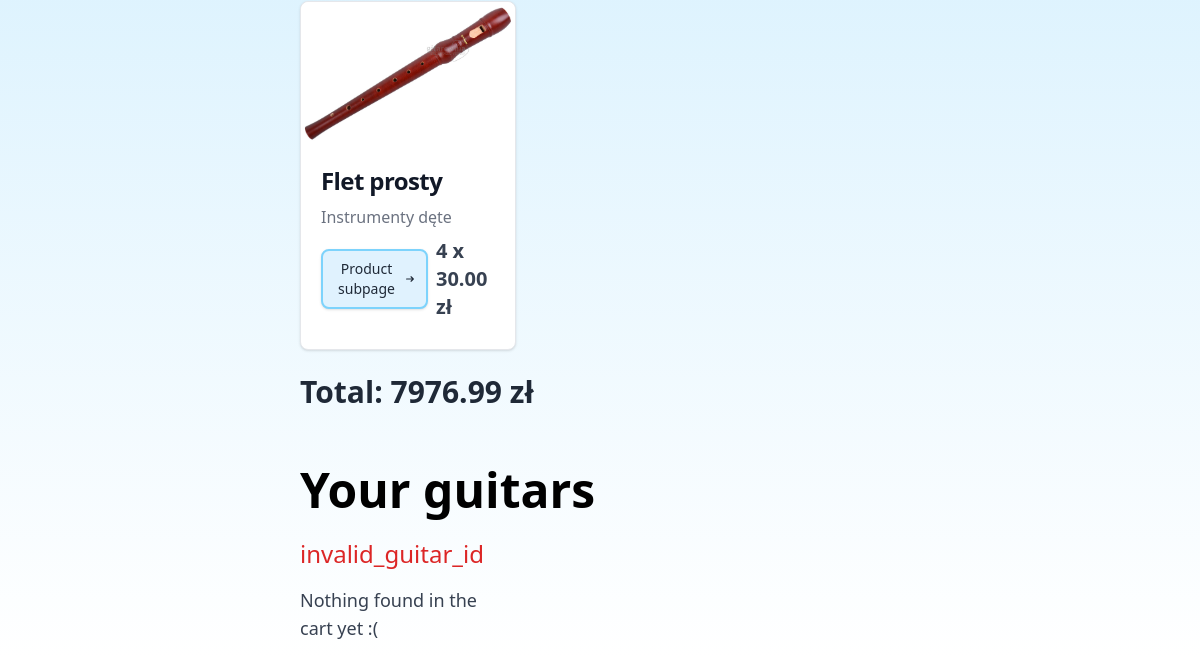
The page /sklep_muzyczny/html/cart.php?mess=invalid_guitar_id (signed in, lower part) on the database as committed earlier.
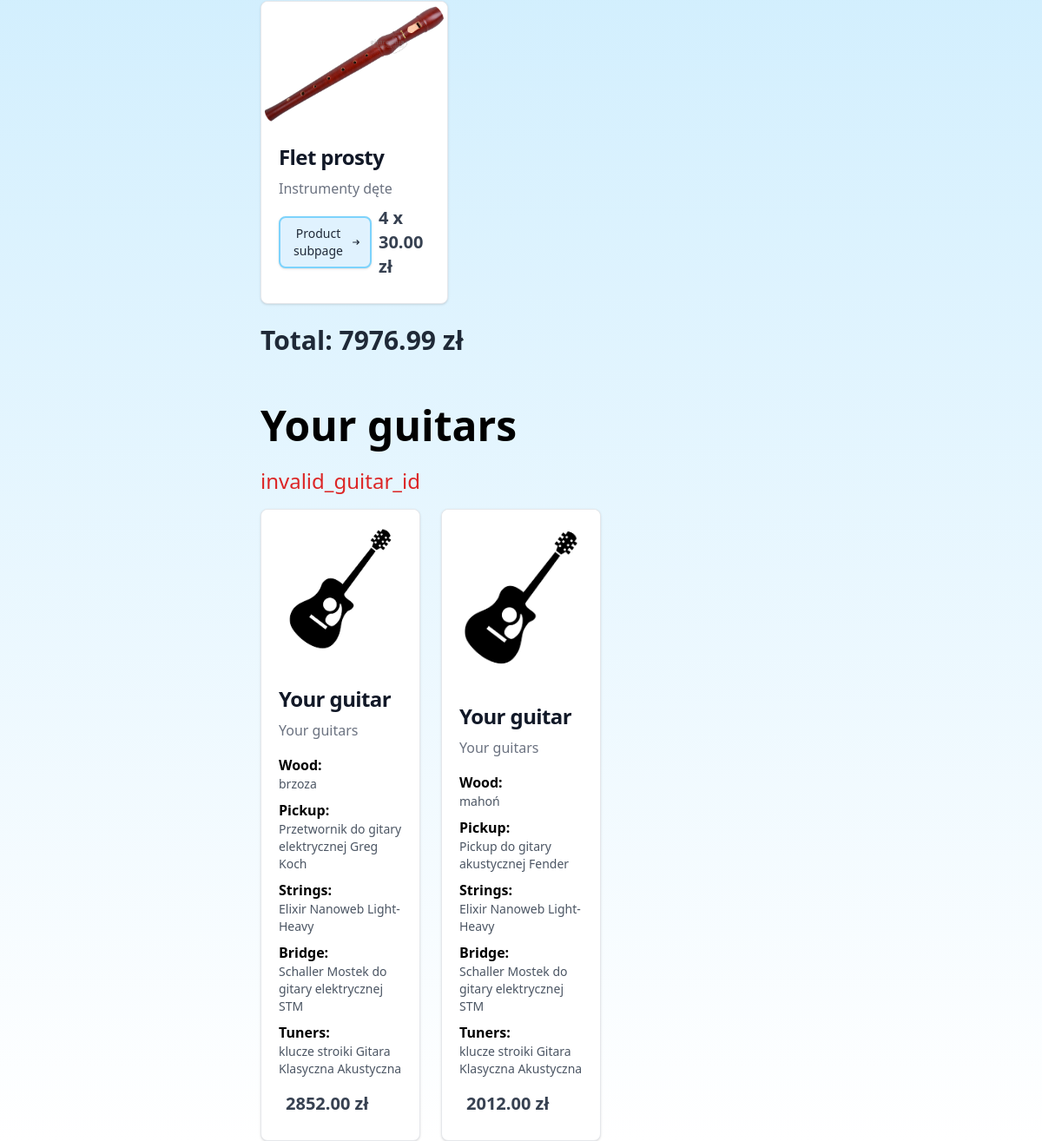
The same page on the database as committed later.
### tables this page shows
CREATE TABLE `gitara` (
  `Id_gitary` int(11) NOT NULL,
  `Cena_jednostkowa` decimal(6,2) NOT NULL,
  `Id_pickupu` bigint(20) NOT NULL,
  `Id_strun` bigint(20) NOT NULL,
  `Id_mostka` bigint(20) NOT NULL,
  `Id_drewna` bigint(20) NOT NULL,
  `Id_kluczy` bigint(20) NOT NULL,
  `Id_klienta` bigint(20) DEFAULT NULL
);

CREATE TABLE `produkt` (
  `Id_produktu` bigint(20) NOT NULL,
  `Nazwa_produktu` varchar(50) NOT NULL,
  `Opis_produktu` text DEFAULT NULL,
  `Cena_jednostkowa` decimal(8,2) NOT NULL,
  `Zdjecie_produktu` varchar(50) NOT NULL,
  `Id_kategorii_produktu` int(11) DEFAULT NULL
);

### sklep_muzyczny/components/header.php (called while the page is built, shortened)
<?php
if(!isset($_SESSION["user_name"])) {
    $userName = null;
} else {
$userId = $_SESSION["user_id"];
$conn = connect();
$query = "SELECT produkt.Id_produktu, produkt.Nazwa_produktu, produkt.Opis_produktu, produkt.Cena_jednostkowa, produkt.Zdjecie_produktu,
                 kategoria_produktu.Nazwa_kategorii_produktu, kategoria_produktu.Id_kategorii_produktu, produkt_koszyk.Ilosc
          FROM klient
          INNER JOIN koszyk ON koszyk.Id_klienta = klient.Id_klienta
          INNER JOIN produkt_koszyk ON produkt_koszyk.Id_koszyka = koszyk.Id_koszyka
          INNER JOIN produkt ON produkt.Id_produktu = produkt_koszyk.Id_produktu
          INNER JOIN kategoria_produktu ON kategoria_produktu.Id_kategorii_produktu = produkt.Id_kategorii_produktu
          WHERE klient.Id_klienta = ? ;";
$stmt = mysqli_prepare($conn, $query);
mysqli_stmt_bind_param($stmt, 'i', $userId);
mysqli_stmt_execute($stmt);
$result = mysqli_stmt_get_result($stmt);
$cartProducts = mysqli_fetch_all($result, MYSQLI_ASSOC);
$cartProductsCount = count($cartProducts);
}
?>

### sklep_muzyczny/html/cart.php (the view, shortened to what this page needs)
<?php
include "../components/product_comp.php";
$status = null;
if (isset($_GET["mess"])) {
    $status = $_GET["mess"];
}
$userId = $_SESSION["user_id"];
$totalPrice = 0;
$conn = connect();
$query = "SELECT produkt.Id_produktu, produkt.Nazwa_produktu, produkt.Opis_produktu, produkt.Cena_jednostkowa, produkt.Zdjecie_produktu,
                 kategoria_produktu.Nazwa_kategorii_produktu, kategoria_produktu.Id_kategorii_produktu, produkt_koszyk.Ilosc
          FROM klient
          INNER JOIN koszyk ON koszyk.Id_klienta = klient.Id_klienta
          INNER JOIN produkt_koszyk ON produkt_koszyk.Id_koszyka = koszyk.Id_koszyka
          INNER JOIN produkt ON produkt.Id_produktu = produkt_koszyk.Id_produktu
          INNER JOIN kategoria_produktu ON kategoria_produktu.Id_kategorii_produktu = produkt.Id_kategorii_produktu
          WHERE klient.Id_klienta = ? ;";
$stmt = mysqli_prepare($conn, $query);
mysqli_stmt_bind_param($stmt, 'i', $userId);
mysqli_stmt_execute($stmt);
$result = mysqli_stmt_get_result($stmt);
$query = "SELECT
            gitara.Id_gitary,
            gitara.Cena_jednostkowa,
            pickup.Nazwa_produktu AS Pickup,
            strings.Nazwa_produktu AS Strings,
            bridge.Nazwa_produktu AS Bridge,
            wood.Nazwa_produktu AS Wood,
            tuners.Nazwa_produktu AS Tuners
          FROM klient
          INNER JOIN koszyk ON koszyk.Id_klienta = klient.Id_klienta
          INNER JOIN gitara_koszyk ON gitara_koszyk.Id_koszyka = koszyk.Id_koszyka
          INNER JOIN gitara ON gitara_koszyk.Id_gitary = gitara.Id_gitary
          LEFT JOIN produkt AS pickup ON gitara.Id_pickupu = pickup.Id_produktu
          LEFT JOIN produkt AS strings ON gitara.Id_strun = strings.Id_produktu
          LEFT JOIN produkt AS bridge ON gitara.Id_mostka = bridge.Id_produktu
          LEFT JOIN produkt AS wood ON gitara.Id_drewna = wood.Id_produktu
          LEFT JOIN produkt AS tuners ON gitara.Id_kluczy = tuners.Id_produktu
          WHERE klient.Id_klienta = ?;";
$stmt = mysqli_prepare($conn, $query);
mysqli_stmt_bind_param($stmt, 'i', $userId);
mysqli_stmt_execute($stmt);
$result = mysqli_stmt_get_result($stmt);
$cartGuitars = mysqli_fetch_all($result, MYSQLI_ASSOC);
$cartGuitarsCount = count($cartGuitars);
?>
<!DOCTYPE html>
<html lang="en">
<head>
    <link rel="stylesheet" href="../css/background_image.css">
    <script src="https://cdn.tailwindcss.com"></script>
</head>
<body>
    <div class="">
        <?php
        include "../components/header.php";
        ?>
        <main class="bg-gradient-to-b from-sky-200 from-0% to-white pt-[120px] flex flex-col items-center">
            <div class="w-1/2 pt-[40px]">
                <div class="w-full grid grid-cols-[1fr_1fr_1fr] gap-6">
                <?php
                    if ($cartProductsCount == 0) {
                        echo "<h3 class=\"mb-4 text-lg text-bold text-gray-700\">Nothing found in the cart yet :( </h3>";
                    } else {
                        foreach ($cartProducts as $cartProduct) {
                            echo product($cartProduct["Id_produktu"], $cartProduct["Nazwa_produktu"], $cartProduct["Cena_jednostkowa"], $cartProduct["Zdjecie_produktu"], $cartProduct["Id_kategorii_produktu"], $cartProduct["Nazwa_kategorii_produktu"], 25, $cartProduct["Ilosc"]);
                            $totalPrice += $cartProduct["Ilosc"] * $cartProduct["Cena_jednostkowa"];
                        }
                    }
                    ?>
                </div>
                <?php echo "<h4 class=\"mb-4 mt-6 text-3xl font-semibold text-gray-800\"> Total: " . $totalPrice . " zł</h4>"; ?>
            </div>
            <div class="w-1/2 pt-[40px]">
                <h1 class="text-5xl font-bold mb-6">Your guitars</h1>
                <?php echo ($status)? "<p class='text-red-600 text-2xl mb-4'>" . $status . "</p>" : ""; ?>
                <div class="w-full grid grid-cols-[1fr_1fr_1fr] gap-6">
                <?php
                    if ($cartGuitarsCount == 0) {
                        echo "<h3 class=\"mb-4 text-lg text-bold text-gray-700\">Nothing found in the cart yet :( </h3>";
                    } else {
                        foreach ($cartGuitars as $cartGuitar) {
                            ?>
                            <div class="bg-white border border-gray-200 rounded-lg shadow flex flex-col justify-between">
    <a href="#" class="h-[60%] flex justify-center">
        <img class="rounded-t-lg object-cover" src="../img/guitar_blank.png" alt="guitar image" />
    </a>
    <div class="p-5">
        <a href="#">
            <h5 class="mb-2 text-2xl font-bold tracking-tight text-gray-900">Your guitar</h5>
        </a>
        <a href="#" class="mb-6 font-normal text-gray-500 hover:text-sky-600">Your guitars</a>
        <div class="flex flex-col justify-between ">
                    <ul>
                    <li class="mt-4 mb-2">
                        <h6 class="text-md font-semibold">Wood: </h6>
                        <p class="text-sm font-normal text-gray-600"><?php echo $cartGuitar["Pickup"]; ?></p>
                    </li>
                    <li class="mb-2">
                        <h6 class="text-md font-semibold">Pickup: </h6>
                        <p class="text-sm font-normal text-gray-600"><?php echo $cartGuitar["Strings"]; ?></p>
                    </li>
                    <li class="mb-2">
                        <h6 class="text-md font-semibold">Strings: </h6>
                        <p class="text-sm font-normal text-gray-600"><?php echo $cartGuitar["Bridge"]; ?></p>
                    </li>
                    <li class="mb-2">
                        <h6 class="text-md font-semibold">Bridge: </h6>
                        <p class="text-sm font-normal text-gray-600"><?php echo $cartGuitar["Wood"]; ?></p>
                    </li>
                    <li class="mb-2">
                        <h6 class="text-md font-semibold">Tuners: </h6>
                        <p class="text-sm font-normal text-gray-600"><?php echo $cartGuitar["Tuners"]; ?></p>
                    </li></ul>
        <p class="text-xl text-gray-700 p-2 font-semibold"> <?php echo $cartGuitar["Cena_jednostkowa"]; ?> zł</p>
        </div>
    </div>
</div>
                            <?php
                        }
                    }
                    ?>
                </div>
            </div>
        </main>
    </div>
</body>
</html>

### sklep_muzyczny/components/product_comp.php (shortened to what this page needs)
<?php
function product($productId, $productName, $productPrice, $productImage, $categoryId, $productCategory, $productWidth, $productCount)
{
    $guitarCreatorAddButton = '';
    $mult = ($productCount)? $productCount . " x" : "" ;
    echo <<<EOF
<div class="basis-[$productWidth%] bg-white border border-gray-200 rounded-lg shadow flex flex-col justify-between">
    <a href="./product.php?id=$productId" class="h-[60%] flex justify-center">
        <img class="rounded-t-lg object-cover" src="$productImage" alt="product image" />
    </a>
    <div class="p-5">
        <a href="./product.php?id=$productId">
            <h5 class="mb-2 text-2xl font-bold tracking-tight text-gray-900">$productName</h5>
        </a>
        <a href="./store.php?category=$categoryId#searchResult" class="mb-6 font-normal text-gray-500 hover:text-sky-600">$productCategory</a>
        <div class="flex justify-between items-center">
        <a href="./product.php?id=$productId" class="inline-flex items-center px-3 py-2 text-sm font-medium text-center border-2 border-sky-300 text-gray-800 bg-sky-100 hover:bg-sky-200 rounded-lg shadow">
            Product subpage
            <svg class="rtl:rotate-180 w-3.5 h-3.5 ms-2" aria-hidden="true" xmlns="http://www.w3.org/2000/svg" fill="none" viewBox="0 0 14 10">
                <path stroke="currentColor" stroke-linecap="round" stroke-linejoin="round" stroke-width="2" d="M1 5h12m0 0L9 1m4 4L9 9"/>
            </svg>
        </a>
        $guitarCreatorAddButton
        <p class="text-xl text-gray-700 p-2 font-semibold">$mult $productPrice zł</p>
        </div>
    </div>
</div>
EOF;
}

Rows that differ between the two databases and show on the page:
added gitara: Id_pickupu.Nazwa_produktu "brzoza", Id_strun.Nazwa_produktu "Przetwornik do gitary elektrycznej Greg Koch", Id_mostka.Nazwa_produktu "Elixir Nanoweb Light-Heavy", Id_drewna.Nazwa_produktu "Schaller Mostek do gitary elektrycznej STM", Id_kluczy.Nazwa_produktu "klucze stroiki Gitara Klasyczna Akustyczna", Cena_jednostkowa "2852.00"
added gitara: Id_pickupu.Nazwa_produktu "mahoń", Id_strun.Nazwa_produktu "Pickup do gitary akustycznej Fender", Id_mostka.Nazwa_produktu "Elixir Nanoweb Light-Heavy", Id_drewna.Nazwa_produktu "Schaller Mostek do gitary elektrycznej STM", Id_kluczy.Nazwa_produktu "klucze stroiki Gitara Klasyczna Akustyczna", Cena_jednostkowa "2012.00"
Other text that changed with them:
text no longer shown: "Nothing found in the cart yet :("
